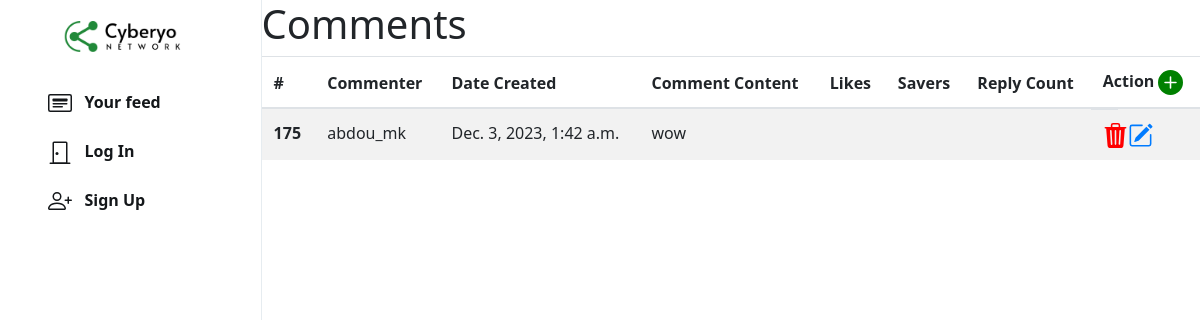
The app's page /n/admin/comment with its own data.
### network/models.py (models this page shows, shortened)
class Comment(models.Model):
    post = models.ForeignKey(Post, on_delete=models.CASCADE, related_name='comments')
    commenter = models.ForeignKey(User, on_delete=models.CASCADE, related_name='commenters')
    comment_content = models.TextField(max_length=90)
    comment_time = models.DateTimeField(default=timezone.now)

class User(AbstractUser):
    profile_pic = models.ImageField(upload_to='profile_pic/')
    bio = models.TextField(max_length=160, blank=True, null=True)
    cover = models.ImageField(upload_to='covers/', blank=True)

### network/views.py (the view)
# urls.py: path("n/admin/comment", views.admin_comment, name="admin_comment"),
def admin_comment(request):
    comments=Comment.objects.all()
    is_admin = request.user.groups.filter(name='administrateur').exists()
    contexe={
         'is_admin':is_admin,
        'comments':comments,
    }
    return render(request,"network/admin_panel/admin_comment.html",contexe)

### network/templates/network/admin_panel/admin_comment.html (shortened to what this page needs)
{% extends "network/layout.html" %}
{% load static %}
{% block body %}
<div class="main-div" style="width: 78.2%;">
  <h1>Comments</h1>
    <table class="table table-striped" >
        <thead>
          <tr>
            <th scope="col">#</th>
            <th scope="col">Commenter</th>
            <th scope="col">Date Created</th>
            <th scope="col">Comment Content</th>
            <th scope="col">Likes</th>
            <th scope="col">Savers</th>
            <th scope="col">Reply Count</th>
            <th scope="col">Action <a href="{% url 'add_comment' %}">
              <svg xmlns="http://www.w3.org/2000/svg" width="25" height="25" fill="green" class="bi bi-plus-circle-fill" viewBox="0 0 16 16">
                <path d="M16 8A8 8 0 1 1 0 8a8 8 0 0 1 16 0M8.5 4.5a.5.5 0 0 0-1 0v3h-3a.5.5 0 0 0 0 1h3v3a.5.5 0 0 0 1 0v-3h3a.5.5 0 0 0 0-1h-3z"/>
              </svg>
            </a></th>
          </tr>
        </thead>
        <tbody>
          {% for comment in comments %}
          <tr>
            <th scope="row">{{ comment.id }}</th>
            <td>{{ comment.commenter.username }}</td>
            <td>{{ comment.comment_time }}</td>
            <td>{{ comment.comment_content }}</td>
            <td>{{ comment.likers.count }}</td>
            <td>{{ comment.savers.count }}</td>
            <td>{{ comment.reply_count }}</td>
            <td class="d-flex justify-content-between align-items-center w-25">
                <a href="#" onclick="confirmDelete({{comment.id}})"></a>
                  <a href="{% url 'edit_comment' comment.id%}"></a>
            </td>
          </tr>
          {% endfor %}
        </tbody>
      </table>
    </div>
{% endblock %}

### network/static/network/styles.css (style rules this page uses)
svg { vertical-align: text-top; }
.main-div { position: relative; width: 47.25%; min-height: 100vh; left: 21.8%; }

### records on screen
Comment: id "175", commenter.username "abdou_mk", comment_time "Dec. 3, 2023, 1:42 a.m.", comment_content "wow"
